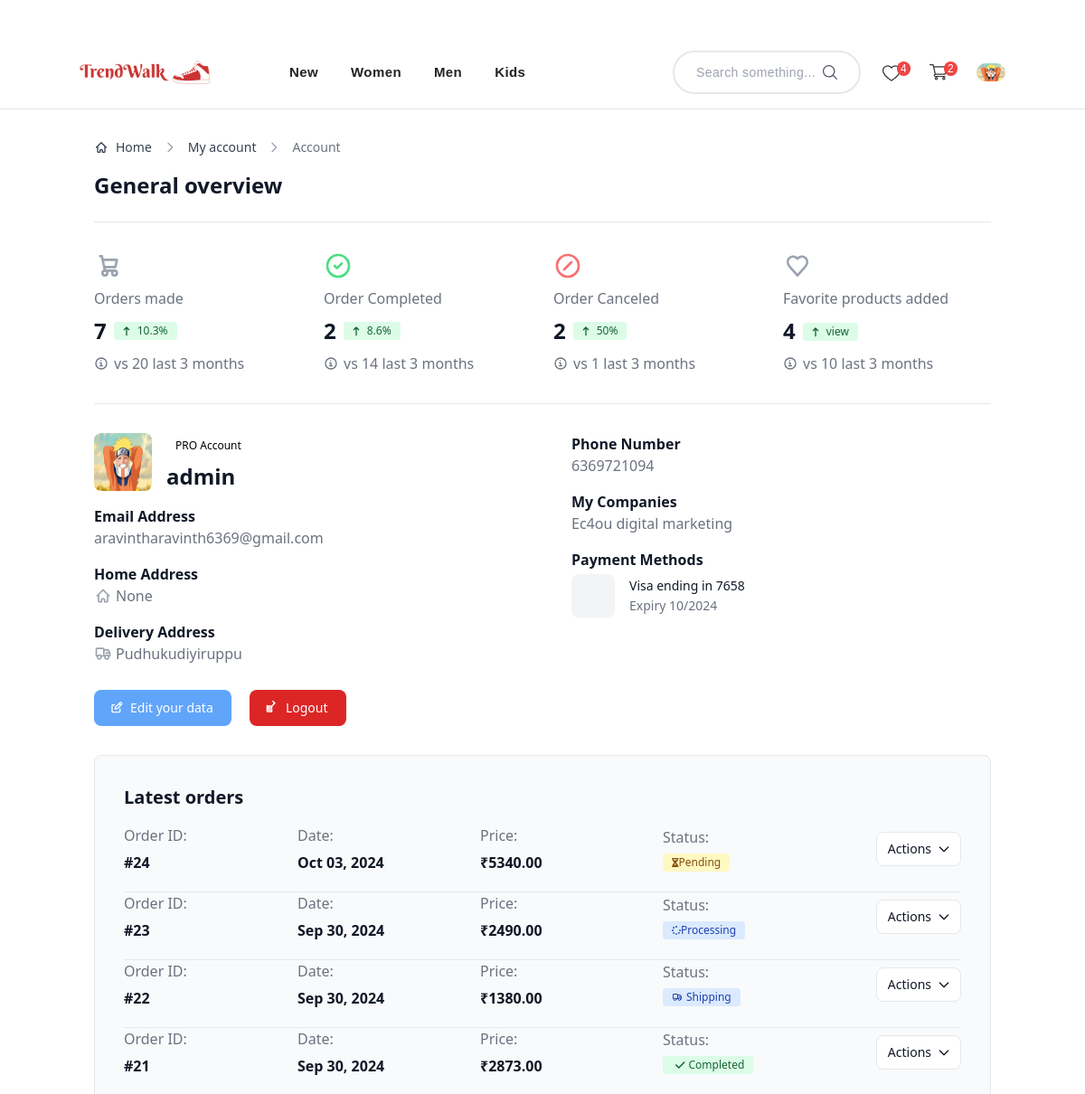
/user/profile/ (signed in, upper part), run on an earlier commit of the app's database.
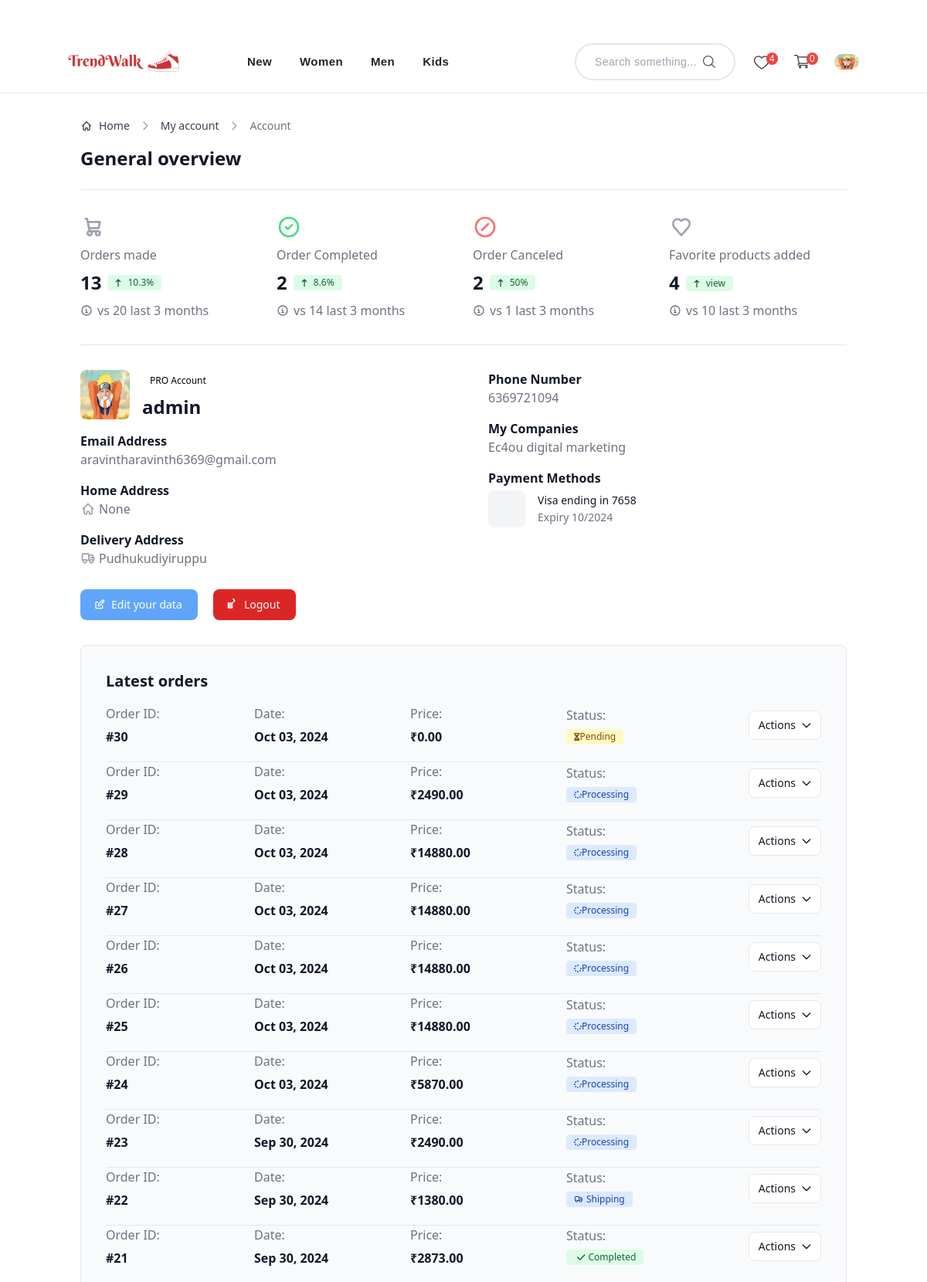
And on a later commit of the database.
### category/models.py (models this page shows, shortened)
class MainCategory(models.Model):
    name = models.CharField(max_length=100)
    description = models.TextField(blank=True, null=True)
    slug = models.SlugField(unique=True)

### orders/models.py (models this page shows, shortened)
class Order(models.Model):
    user = models.ForeignKey(User, on_delete=models.CASCADE)  # Link to the user
    shipping_name = models.CharField(max_length=50, blank=True, null=True)  # Shipping name
    shipping_email = models.EmailField(blank=True, null=True)  # Shipping email
    country = models.CharField(max_length=50, blank=True, null=True)  # Country
    state = models.CharField(max_length=50, blank=True, null=True)  # State
    city = models.CharField(max_length=50, blank=True, null=True)   # City
    street = models.CharField(max_length=50, blank=True, null=True)   # Shipping address
    pincode = models.CharField(max_length=10, blank=True, null=True)  # Postal code (Pincode)
    shipping_phone = models.CharField(max_length=10, blank=True, null=True)  # Phone number
    discount = models.DecimalField(max_digits=10, decimal_places=2, default=0, null=True, blank=True)  # Discount on the order
    subtotal = models.DecimalField(max_digits=10, decimal_places=2, default=0, null=True, blank=True)  # Subtotal before discount
    total_amount = models.DecimalField(max_digits=10, decimal_places=2, default=0, null=True, blank=True)  # Total amount after discount
    payment_method = models.CharField(max_length=50, blank=True, null=True)  # Payment method
    items = models.ManyToManyField(CartItem)  # Related cart items
    order_date = models.DateTimeField(default=timezone.now)  # Order date and time
    STATUS_CHOICES = [
        ('Pending', 'Pending'),
        ('Processing', 'Processing'),
        ('Shipping', 'Shipping'),
        ('Completed', 'Completed'),
        ('Cancelled', 'Cancelled'),
    ]
    status = models.CharField(max_length=20, choices=STATUS_CHOICES, default='Pending')
    is_finished = models.BooleanField(default=False)

### accounts/views.py (the view)
# urls.py: path('profile/', profile_view, name="profile"),
def profile_view(request, username=None):
    if username:
        user = get_object_or_404(User, username=username)
        profile = user.profile
    else:
        if request.user.is_authenticated:  # Check if the user is authenticated
            profile = request.user.profile  # Get the user's profile
            orders = Order.objects.filter(user=request.user).order_by('-order_date')  # Order by date, if needed
            order_details_list = []  # To store all order details
            for order in orders:
                order_details = OrderDetails.objects.filter(order=order)
                order_details_list.extend(order_details)  # Add each order's details to the list
            completed_orders_count = Order.objects.filter(user=request.user, status='Completed').count()
            canceled_orders_count = Order.objects.filter(user=request.user, status='Cancelled').count()
            print(completed_orders_count)
        else:
            return redirect('account_login')  # Redirect to login if not authenticated
    context = {
        'profile': profile,
        'orders': orders if request.user.is_authenticated else [],  # Only include orders if authenticated
        'order_details': order_details_list,  # Include order details in the context
        'completed_orders_count': completed_orders_count if request.user.is_authenticated else 0,
        'canceled_orders_count': canceled_orders_count if request.user.is_authenticated else 0,
    }
    return render(request, 'accounts/profile.html', context)

### accounts/context_processors.py (called while the page is built)
def profile(request):
    profile_image = None
    profile_instance = None
    if request.user.is_authenticated:
        try:
            profile_instance = Profile.objects.get(user=request.user)
            profile_image = profile_instance.avatar  # Accessing the avatar property
        except Profile.DoesNotExist:
            profile_image = None
    return {'profile': profile_instance, 'profile_image': profile_image}

### accounts/models.py (called while the page is built)
    @property
    def avatar(self):
        try:
            avatar = self.image.url
        except:
            avatar = static('images/avatar.jpg')
        return avatar

### category/context_processors.py (called while the page is built)
def categories(request):
    main_categories = MainCategory.objects.all()
    return {'main_categories': main_categories}

### orders/context_processors.py (called while the page is built)
def wishlist_count(request):
    if request.user.is_authenticated:
        wishlist_count = Wishlist.objects.filter(user=request.user).count()
    else:
        wishlist_count = 0
    return {'wishlist_count': wishlist_count}

def cart_item_count(request):
    if request.user.is_authenticated:
        cart_item_count = CartItem.objects.filter(cart__user=request.user).count()
    else:
        cart_item_count = 0
    return {'cart_item_count': cart_item_count}

### accounts/templates/accounts/profile.html (shortened to what this page needs)
{% extends "base.html" %}
{% load static %}
{% block content%}
<section class="bg-white py-8 antialiased md:py-8">
    <div class="mx-auto max-w-screen-lg px-4 2xl:px-0">
      <nav class="mb-4 flex" aria-label="Breadcrumb">
        <ol class="inline-flex items-center space-x-1 md:space-x-2 rtl:space-x-reverse">
          <li class="inline-flex items-center">
            <a href="{% url 'home' %}" class="inline-flex items-center text-sm font-medium text-gray-700 hover:text-primary-600  ">
              Home
            </a>
          </li>
          <li>
            <div class="flex items-center">
              <svg class="mx-1 h-4 w-4 text-gray-400 rtl:rotate-180" aria-hidden="true" xmlns="http://www.w3.org/2000/svg" width="24" height="24" fill="none" viewBox="0 0 24 24">
                <path stroke="currentColor" stroke-linecap="round" stroke-linejoin="round" stroke-width="2" d="m9 5 7 7-7 7" />
              </svg>
              <a href="#" class="ms-1 text-sm font-medium text-gray-700 hover:text-primary-600   md:ms-2">My account</a>
            </div>
          </li>
          <li aria-current="page">
            <div class="flex items-center">
              <svg class="mx-1 h-4 w-4 text-gray-400 rtl:rotate-180" aria-hidden="true" xmlns="http://www.w3.org/2000/svg" width="24" height="24" fill="none" viewBox="0 0 24 24">
                <path stroke="currentColor" stroke-linecap="round" stroke-linejoin="round" stroke-width="2" d="m9 5 7 7-7 7" />
              </svg>
              <span class="ms-1 text-sm font-medium text-gray-500  md:ms-2">Account</span>
            </div>
          </li>
        </ol>
      </nav>
      {% include 'accounts/includes/data.html' %}
      {% include 'accounts/includes/profile_details.html' %}
      {% include 'accounts/includes/order.html' %}
    </div>
  </section>
{% endblock %}

### templates/includes/header.html (shortened to what this page needs)
{% load static %}
<header class=' flex flex-col gap-3 md:flex-row bg-white border-b py-4 sm:px-8 px-6 font-[sans-serif] min-h-[80px] mx-auto tracking-wide relative z-50 mt-10 justify-center'>
    <div class=' container flex flex-wrap items-center lg:gap-y-2 gap-4 w-full'>
      <a href="{% url 'home' %}"><img src="{% static 'images/logo-1.png' %}" alt="logo" class='w-36' />
      </a>
      <div id="collapseMenu"
        class='lg:ml-10 max-lg:hidden lg:!block max-lg:before:fixed max-lg:before:bg-black max-lg:before:opacity-50 max-lg:before:inset-0 max-lg:before:z-50'>
        <ul
          class='lg:flex lg:gap-x-3 max-lg:space-y-3 max-lg:fixed max-lg:bg-white max-lg:w-1/2 max-lg:min-w-[300px] max-lg:top-0 max-lg:left-0 mx-5 max-lg:p-6 max-lg:h-full max-lg:shadow-md max-lg:overflow-auto z-50'>
          <li class='max-lg:border-b max-lg:py-3 px-3'><a href="{% url 'latest_product' %}"
              class='text-[#232323] hover:text-[#007bff] text-[15px] block font-semibold'>New</a></li>
          {% for main_categories in main_categories%}
          <li class='max-lg:border-b max-lg:py-3 px-3'>
            <a href="{% url 'main_category' slug=main_categories.slug %}"
               class='text-[#232323] hover:text-[#007bff] text-[15px] block font-semibold'>
                {{ main_categories.name }}
            </a>
        </li>
            {% endfor %}
        </ul>
      </div>
      <div class="flex gap-x-6 gap-y-4 ml-auto">
        <div class="flex border-2 focus-within:border-gray-400 rounded-full px-6 py-3 overflow-hidden max-w-52 max-lg:hidden">
          <form method="GET" action="{% url 'search' %}" class="w-full flex">
            <input
              type="text"
              name="q"
              placeholder="Search something..."
              class="w-full text-sm bg-transparent outline-none pr-2"
              required
            />
            <button type="submit">
            </button>
          </form>
        </div>
        <div class='flex items-center space-x-8'>
          <span class="relative">
            <a href="{% url 'wishlist' %}">
          </a>
            <span class="absolute left-auto -ml-1 top-0 rounded-full bg-red-500 px-1 py-0 text-xs text-white">{{wishlist_count }}</span>
          </span>
          <span class="relative">
            <a href="{% url 'cart' %}">
          </a>
            <span class="absolute left-auto -ml-1 top-0 rounded-full bg-red-500 px-1 py-0 text-xs text-white">{{cart_item_count}}</span>
          </span>
          <span class="relative flex">
            {% if request.user.is_authenticated %}
           <a href="{% url 'profile' %}"> <img src="{{profile.avatar}}" alt="logo" class='w-8 rounded-full' /></a>
            {% else %}
            <a href="{% url 'account_login' %}"><button>Login</button></a>
            {% endif %}
          </span>
        </div>
      </div>
    </div>
      {% include 'particles/togglemenu.html' %}
  </header>

### accounts/templates/accounts/includes/order.html (shortened to what this page needs)
<div class="rounded-lg border border-gray-200 bg-gray-50 p-4  md:p-8">
    <h3 class="mb-4 text-xl font-semibold text-gray-900 ">Latest orders</h3>
    {% if orders %}
    {% for order in orders%}
    <div class="flex flex-wrap items-center gap-y-4 border-b border-gray-200 pb-4 md:pb-5">
      <dl class="w-1/2 sm:w-48">
        <dt class="text-base font-medium text-gray-500 ">Order ID:</dt>
        <dd class="mt-1.5 text-base font-semibold text-gray-900 ">
          <a href="#" class="hover:underline">#{{order.id}}</a>
        </dd>
      </dl>
      <dl class="w-1/2 sm:w-1/4 md:flex-1 lg:w-auto">
        <dt class="text-base font-medium text-gray-500 ">Date:</dt>
        <dd class="mt-1.5 text-base font-semibold text-gray-900 ">{{ order.order_date|date:"M d, Y" }}</dd>
      </dl>
      <dl class="w-1/2 sm:w-1/5 md:flex-1 lg:w-auto">
        <dt class="text-base font-medium text-gray-500 ">Price:</dt>
        <dd class="mt-1.5 text-base font-semibold text-gray-900 ">₹{{order.total_amount}}</dd>
      </dl>
      <dl class="w-1/2 sm:w-1/4 sm:flex-1 lg:w-auto">
        <dt class="text-base font-medium text-gray-500 ">Status:</dt>
        {% if order.status == "Cancelled"%}
        <dd class="me-2 mt-1.5 inline-flex shrink-0 items-center rounded bg-red-100 px-2.5 py-0.5 text-xs font-medium text-red-800">
            <i class="fas fa-ban mx-1" style="font-size: 12px;"></i>
            {{order.status}}
          </dd>
        {% elif order.status == "Completed" %}
        <dd class="me-2 mt-1.5 inline-flex shrink-0 items-center rounded bg-green-100 px-2.5 py-0.5 text-xs font-medium text-green-800">
            <i class="fas fa-check mx-1" style="font-size: 12px;"></i>
            {{order.status}}
          </dd>
        {% elif order.status == "Pending" %}
        <dd class="me-2 mt-1.5 inline-flex shrink-0 items-center rounded bg-yellow-100 px-2.5 py-0.5 text-xs font-medium text-yellow-800">
            <i class=" fas fa-hourglass-half" style="font-size: 10px;"></i>
            {{order.status}}
        </dd>
        {% elif order.status == "Shipping" %}
        <dd class="me-2 mt-1.5 inline-flex shrink-0 items-center rounded bg-blue-100 px-2.5 py-0.5 text-xs font-medium text-blue-800">
            {{order.status}}
        </dd>
        {% else %}
        <dd class="me-2 mt-1.5 inline-flex shrink-0 items-center rounded bg-blue-100 px-2.5 py-0.5 text-xs font-medium text-blue-800">
            <i class="fas fa-spinner fa-spin" style="font-size: 10px;"></i>
          {{order.status}}
        </dd>
        {% endif %}
      </dl>
      <div class="w-full sm:flex sm:w-32 sm:items-center sm:justify-end sm:gap-4">
        <button
          id="actionsMenuDropdownModal10"
          data-dropdown-toggle="{{order.id}}"
          data-order-id="{{order.id}}"
          type="button"
          class="flex w-full items-center justify-center rounded-lg border border-gray-200 bg-white px-3 py-2 text-sm font-medium text-gray-900 hover:bg-gray-100 hover:text-primary-700 focus:z-10 focus:outline-none focus:ring-4 focus:ring-gray-100  md:w-auto"
        >
          Actions
          <svg class="-me-0.5 ms-1.5 h-4 w-4" aria-hidden="true" xmlns="http://www.w3.org/2000/svg" width="24" height="24" fill="none" viewBox="0 0 24 24">
            <path stroke="currentColor" stroke-linecap="round" stroke-linejoin="round" stroke-width="2" d="m19 9-7 7-7-7"></path>
          </svg>
        </button>
      </div>
    </div>
    {% endfor %}
    {% endif %}
  </div>

What changed in the data, as far as the page shows it:
added Order: id "30", order_date "Oct 03, 2024", total_amount "0.00", status "Pending"
added Order: id "29", order_date "Oct 03, 2024", total_amount "2490.00", status "Processing"
added Order: id "28", order_date "Oct 03, 2024", total_amount "14880.00", status "Processing"
added Order: id "27", order_date "Oct 03, 2024", total_amount "14880.00", status "Processing"
added Order: id "26", order_date "Oct 03, 2024", total_amount "14880.00", status "Processing"
added Order: id "25", order_date "Oct 03, 2024", total_amount "14880.00", status "Processing"
changed Order id 24: total_amount "5340.00" → "5870.00"; status "Pending" → "Processing"
Also different on the page:
{{ cart_item_count }}: "2" → "0"
{{ orders.count }}: "7" → "13"
